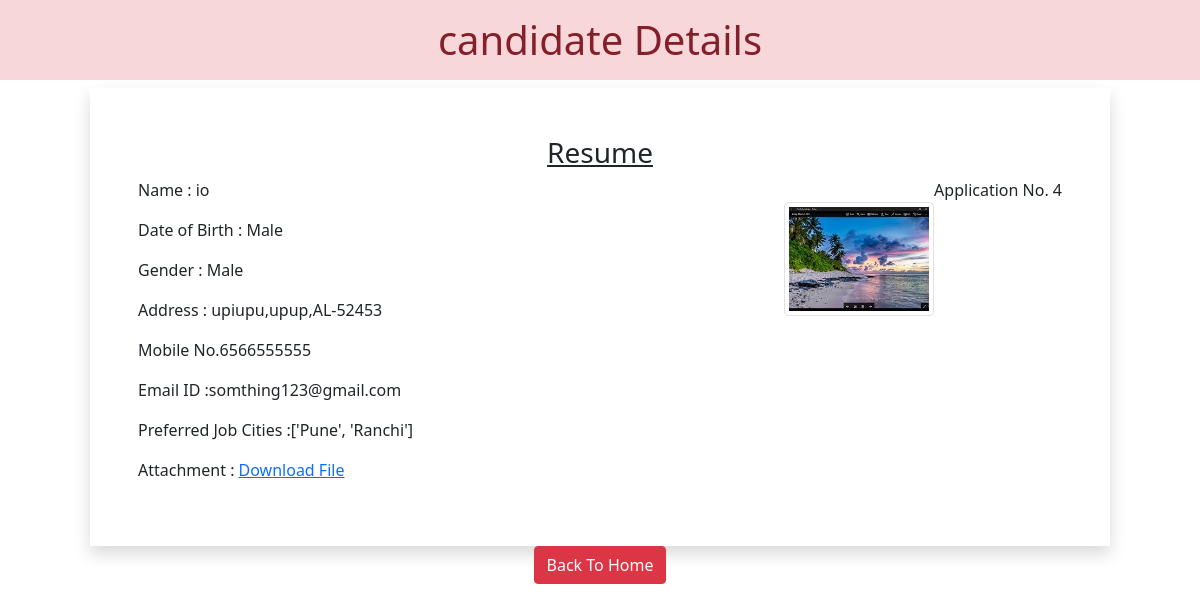
/4, run on the app's committed database.
### myapp/models.py (models this page shows)
class resume(models.Model):
    name=models.CharField(max_length=100)
    dob=models.DateField(auto_now=False, auto_now_add=False)
    gender=models.CharField(max_length=50)
    locality=models.CharField(max_length=100)
    city=models.CharField(max_length=50)
    pin=models.PositiveIntegerField()
    state=models.CharField(choices=STATE_CHOICES,max_length=50)
    mobile=models.PositiveIntegerField()
    email=models.EmailField()
    job_city=models.CharField(max_length=50)
    profile_image=models.ImageField(upload_to='profle_image',blank=True)
    my_file=models.FileField(upload_to='doc',blank=True)

### myapp/views.py (the view)
# urls.py: path('<int:pk>',views.candidateview.as_view(),name='candidate'),
class candidateview(View):
    def get(self,request,pk):
        candidate=resume.objects.get(pk=pk)
        return render(request,'myapp/candidate.html',{'candidate':candidate})

### myapp/templates/myapp/candidate.html (shortened to what this page needs)
<!DOCTYPE html>
<html lang="en">
<head>
    <link href="https://cdn.jsdelivr.net/npm/bootstrap@5.1.3/dist/css/bootstrap.min.css" rel="stylesheet">
</head>
<body>
    <h1 class="alert-danger text-center p-3">candidate Details</h1>
    <div class="row">
        <div class="col-sm-10 shadow p-5 offset-sm-1">
            <h3 class="text-center">
                <u>Resume</u>
            </h3>
            <p class="float-end">Application No. {{candidate.id}}</p>
            <img src="{{candidate.profile_image.url}}" alt=""
            class="img-fluid img-thumbnail float-end mt-4" width="150" height="150">
            <p>Name : {{candidate.name}}</p>
            <p>Date of Birth : {{candidate.gender}}</p>
            <p>Gender : {{candidate.gender}}</p>
            <p>Address : {{candidate.locality}},{{candidate.city}},{{candidate.state}}-{{candidate.pin}}</p>
            <p>Mobile No.{{candidate.mobile}}</p>
            <p>Email ID :{{candidate.email}}</p>
            <p>Preferred Job Cities :{{candidate.job_city}}</p>
            <p>Attachment : <a href="{{candidate.my_file.url}}">Download File</a></p>
        </div>
        <div class="text-center">
            <a href='/' class='btn btn-danger'>Back To Home </a>
        </div>
    </div>
</body>
</html>

### data on the page
resume: id "4", profile_image (picture), name "io", gender "Male", locality "upiupu", city "upup", state "AL", pin "52453", mobile "6566555555", email "somthing123@gmail.com", job_city "['Pune', 'Ranchi']"
